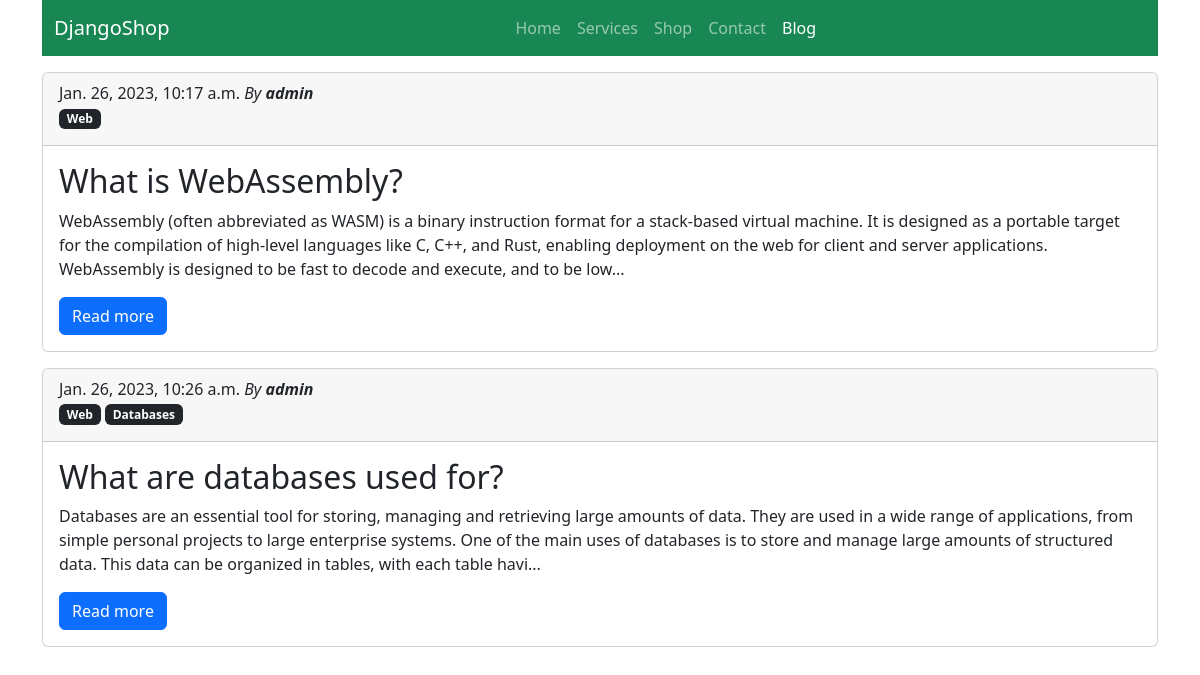
Screenshot of /blog/category/1/ with the database file from the repository.
### blog/models.py (models this page shows, shortened)
class Post(models.Model):
    title = models.CharField(max_length=50)
    content = models.TextField()
    imagen = models.ImageField(upload_to='blog', null=True, blank=True)
    autor = models.ForeignKey(User, on_delete=models.CASCADE)
    categories = models.ManyToManyField(Category)
    created = models.DateTimeField(auto_now_add=True)
    updated = models.DateTimeField(auto_now=True)
    class Meta():
        verbose_name = 'post'
        verbose_name_plural = 'posts'

class Category(models.Model):
    name = models.CharField(max_length=50)
    created = models.DateTimeField(auto_now_add=True)
    updated = models.DateTimeField(auto_now=True)
    class Meta:
        verbose_name = 'category'
        verbose_name_plural = 'categories'

### blog/views.py (the view)
# urls.py: path('category/<int:category_id>/', views.category, name='category')
def category(request, category_id):
    category = Category.objects.get(id=category_id)
    posts = Post.objects.filter(categories=category)
    return render(request, 'blog/category.html', {"category" : category, "posts":posts})

### blog/templates/blog/category.html (shortened to what this page needs)
{% extends "app/base.html" %} {% load static %} {% block content %}
<section>
  {% for post in posts %}
  <div class="card">
    <div class="card-header">
      <span class="d-block">
        {{post.created}} <em>By <strong>{{post.autor}}</strong></em>
      </span>
      {% for category in post.categories.all %}
      <a href="{% url 'category' category.id %}"
        ><span class="badge bg-dark mt-0 mb-2"> {{category.name}}</span></a
      >
      {% endfor %}
    </div>
    <div class="card-body">
      <h2 class="card-title">{{post.title}}</h2>
      <p class="card-text">{{post.content|slice:":350"}}...</p>
      <a href="#" class="btn btn-primary">Read more</a>
    </div>
  </div>
  {% endfor %}
</section>
{% endblock%}

### rows the page displays
Post: created "Jan. 26, 2023, 10:17 a.m.", autor "admin", title "What is WebAssembly?", content "WebAssembly (often abbreviated as WASM) is a binary instruction format for a stack-based virtual machine. It is designed as a portable target for the compilation of high-level languages like C, C++, and Rust, enabling deployment on the web for client and server applications. WebAssembly is designed to be fast to decode and execute, and to be low"
Category: name "Web"
Post: created "Jan. 26, 2023, 10:26 a.m.", autor "admin", title "What are databases used for?", content "Databases are an essential tool for storing, managing and retrieving large amounts of data. They are used in a wide range of applications, from simple personal projects to large enterprise systems. One of the main uses of databases is to store and manage large amounts of structured data. This data can be organized in tables, with each table havi"
Category: name "Databases"
